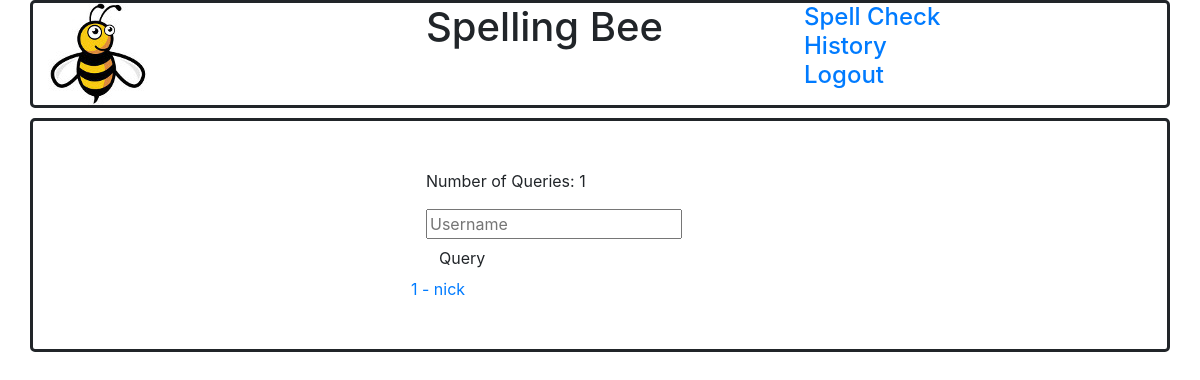
Before: /admin/history (signed in) with the older database file.
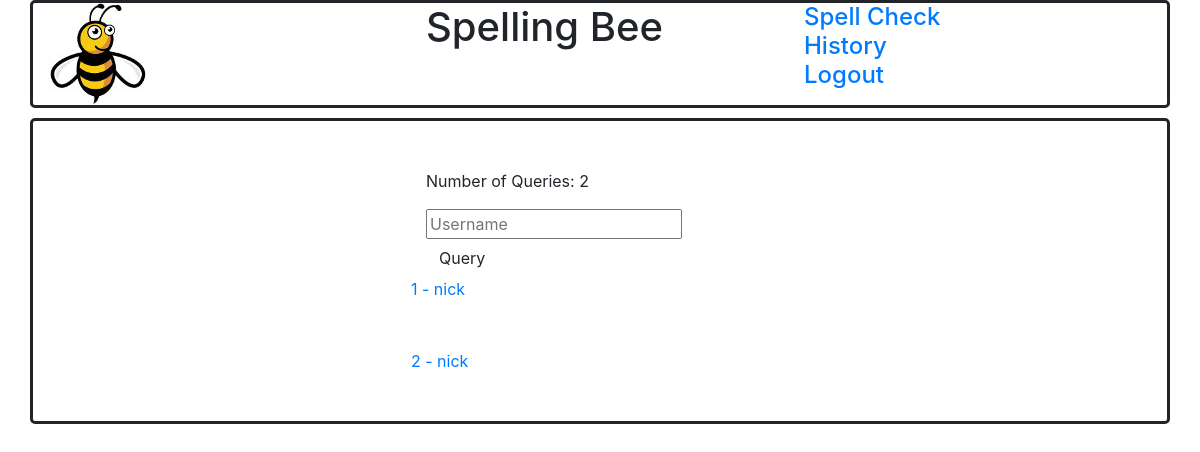
After: the same page with the newer database file.
### dbsetup.py (models this page shows)
class Spell(db.Model):
    __tablename__ = 'results'
    username = db.Column(db.String(64), nullable=False)
    id = db.Column(db.Integer, primary_key=True)
    subtext = db.Column(db.Text, nullable=False)
    restext = db.Column(db.Text, nullable=False)
    user_id = db.Column(db.Integer, db.ForeignKey('user.id'))
    user = db.relationship(User)

### app.py (the view)
    @app.route('/<username>/history' , methods=['POST', 'GET'])
    def query_history(username):
        loggedin=False
        admin=False
        if username == session['username']:
            loggedin = True
            if session['username'] == 'admin':
                admin=True
                if request.method == 'POST':
                    bleached_query = bleach.clean(request.form['userquery'])
                    history = db.session.query(Spell).filter_by(username=bleached_query).all()
                else: history = db.session.query(Spell).all()
                numqueries = len(history)
                return render_template('history.html', history=history, numqueries=numqueries, loggedin=loggedin, username=session['username'], admin=admin)
            history = db.session.query(Spell).filter_by(username=username).all()
            numqueries = len(history)
            return render_template('history.html', history=history, numqueries=numqueries, loggedin=loggedin, username=session['username'], admin=admin)
        return redirect('/login')

### templates/history.html (shortened to what this page needs)
{% extends "base.html" %}
{% block content %}
<div class="container" style="background-color: d6d6d6; border-style: solid; border-radius: 5px;">
    <div class="row">
        <br><br>
    </div>
  <div class="row">
    <div class="col-md-4">
    </div>
    <div class="col-md-4">
        <p id="{{numqueries}}"> Number of Queries: {{numqueries}}</p>
        {% if admin %}
        <form action="" method="post">
            <input id="userquery" type="text" placeholder="Username" name="userquery" value="{{ request.form.userquery }}">
            <br>
            <input class="btn btn-default" type="submit" value="Query">
        </form>
        {% endif %}
        {% for q in history %}
        <div class = 'row' id="query{{q.id}}">
            <a href={{ url_for('query', username=q.username, id=q.id) }}>  {{q.id}}    -    {{q.username}}</a>
        </div>
        <br><br>
        {% endfor %}
    </div>
    <div class="col-md-4">
    </div>
  </div>
</div>
{% endblock %}

### templates/base.html (shortened to what this page needs)
<!DOCTYPE html>
<html>
    <head>
        <link rel="stylesheet" href="{{ url_for('static', filename='style.css') }}" type="text/css">
    </head>
    <body>
      <header>
            <div class="container" width="100%" style="background-color: d6d6d6; margin-bottom: 10px; border-style: solid; border-radius: 5px;">
                <div class="row">
                    <div class="col-md-4">
                            <a href="/#">    <img src="/static/bee.jpg"></a>
                    </div>
                    <div class="col-md-4" text-center>
                    <h1>Spelling Bee</h1>
                    </div>
                    <div class="col-md-4">
                            <h4>
                            {% if loggedin %}
                            <a href="/spell_check">Spell Check</a><br>
                            <a href={{ url_for('query_history', username=username) }}>History</a><br>
                            <a href="/logout">Logout</a><br>
                            {% endif %}
                            </h4>
                    </div>
                </div>
            </div>
      </header>
      {% block content %}{% endblock %}
    </body>
</html>

Changed rows visible on the page:
added Spell: id "2", username "nick"
Other visible differences:
{{ numqueries }}: "1" → "2"
